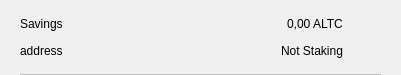
<?xml version="1.0" encoding="UTF-8"?>
<ui version="4.0">
 <class>CSRow</class>
 <widget class="QWidget" name="CSRow">
  <property name="geometry">
   <rect>
    <x>0</x>
    <y>0</y>
    <width>401</width>
    <height>75</height>
   </rect>
  </property>
  <property name="windowTitle">
   <string>Form</string>
  </property>
  <layout class="QVBoxLayout" name="verticalLayout">
   <property name="spacing">
    <number>0</number>
   </property>
   <property name="leftMargin">
    <number>20</number>
   </property>
   <property name="topMargin">
    <number>10</number>
   </property>
   <property name="rightMargin">
    <number>20</number>
   </property>
   <property name="bottomMargin">
    <number>0</number>
   </property>
   <item>
    <widget class="QWidget" name="info" native="true">
     <property name="minimumSize">
      <size>
       <width>0</width>
       <height>0</height>
      </size>
     </property>
     <layout class="QHBoxLayout" name="horizontalLayout_3">
      <property name="leftMargin">
       <number>0</number>
      </property>
      <property name="topMargin">
       <number>0</number>
      </property>
      <property name="rightMargin">
       <number>0</number>
      </property>
      <property name="bottomMargin">
       <number>10</number>
      </property>
      <item>
       <widget class="QWidget" name="container" native="true">
        <property name="minimumSize">
         <size>
          <width>0</width>
          <height>0</height>
         </size>
        </property>
        <layout class="QVBoxLayout" name="verticalLayout_2">
         <property name="spacing">
          <number>0</number>
         </property>
         <property name="leftMargin">
          <number>0</number>
         </property>
         <property name="topMargin">
          <number>0</number>
         </property>
         <property name="rightMargin">
          <number>0</number>
         </property>
         <property name="bottomMargin">
          <number>0</number>
         </property>
         <item>
          <layout class="QHBoxLayout" name="horizontalLayout">
           <item>
            <widget class="QLabel" name="labelName">
             <property name="text">
              <string>Savings</string>
             </property>
            </widget>
           </item>
           <item>
            <spacer name="horizontalSpacer">
             <property name="orientation">
              <enum>Qt::Horizontal</enum>
             </property>
             <property name="sizeHint" stdset="0">
              <size>
               <width>40</width>
               <height>20</height>
              </size>
             </property>
            </spacer>
           </item>
           <item>
            <widget class="QLabel" name="labelAmount">
             <property name="text">
              <string>0,00 ALTC</string>
             </property>
            </widget>
           </item>
          </layout>
         </item>
         <item>
          <layout class="QHBoxLayout" name="horizontalLayout_2">
           <item>
            <widget class="QLabel" name="labelAddress">
             <property name="text">
              <string>address</string>
             </property>
            </widget>
           </item>
           <item>
            <spacer name="horizontalSpacer_2">
             <property name="orientation">
              <enum>Qt::Horizontal</enum>
             </property>
             <property name="sizeHint" stdset="0">
              <size>
               <width>40</width>
               <height>20</height>
              </size>
             </property>
            </spacer>
           </item>
           <item>
            <widget class="QLabel" name="labelStaking">
             <property name="text">
              <string>Not Staking</string>
             </property>
            </widget>
           </item>
          </layout>
         </item>
        </layout>
       </widget>
      </item>
      <item alignment="Qt::AlignHCenter|Qt::AlignVCenter">
       <widget class="QPushButton" name="pushButtonMenu">
        <property name="minimumSize">
         <size>
          <width>24</width>
          <height>24</height>
         </size>
        </property>
        <property name="maximumSize">
         <size>
          <width>32</width>
          <height>32</height>
         </size>
        </property>
        <property name="focusPolicy">
         <enum>Qt::NoFocus</enum>
        </property>
        <property name="styleSheet">
         <string notr="true">border:none; background-color:transparent;</string>
        </property>
        <property name="text">
         <string/>
        </property>
        <property name="icon">
         <iconset>
          <normaloff>://ic-menu-hover</normaloff>://ic-menu-hover</iconset>
        </property>
        <property name="iconSize">
         <size>
          <width>24</width>
          <height>24</height>
         </size>
        </property>
       </widget>
      </item>
     </layout>
    </widget>
   </item>
   <item>
    <widget class="QLabel" name="lblDivisory">
     <property name="minimumSize">
      <size>
       <width>0</width>
       <height>1</height>
      </size>
     </property>
     <property name="maximumSize">
      <size>
       <width>16777215</width>
       <height>1</height>
      </size>
     </property>
     <property name="styleSheet">
      <string notr="true">background-color:#bababa;</string>
     </property>
     <property name="text">
      <string/>
     </property>
     <property name="alignment">
      <set>Qt::AlignBottom|Qt::AlignLeading|Qt::AlignLeft</set>
     </property>
    </widget>
   </item>
  </layout>
 </widget>
 <resources/>
 <connections/>
</ui>
